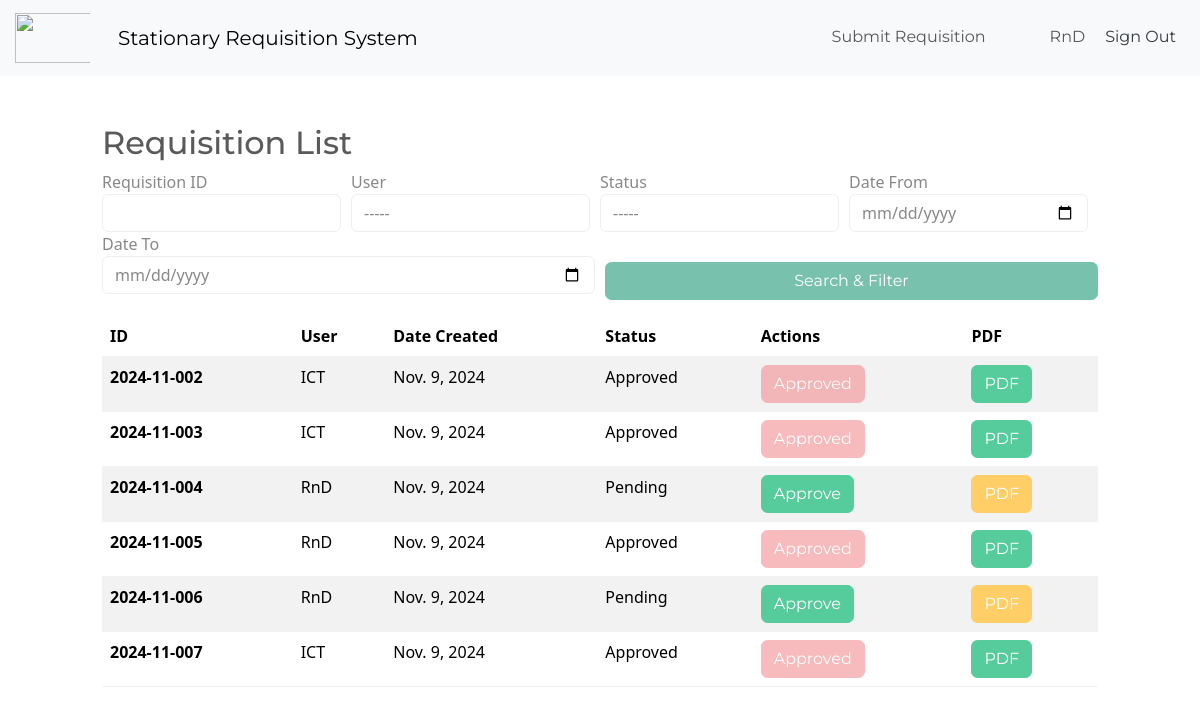
/requisition_list/ (signed in), run on the app's committed database.
### inventory/models.py (models this page shows, shortened)
class Requisition(models.Model):
    STATUS_CHOICES = (
        ('Pending', 'Pending'),
        ('Approved', 'Approved'),
        ('Rejected', 'Rejected'),
    )
    user = models.ForeignKey(User, on_delete=models.CASCADE)
    date_created = models.DateField(auto_now_add=True)
    status = models.CharField(max_length=10, choices=STATUS_CHOICES, default='Pending')
    requisition_id = models.CharField(max_length=20, unique=True, editable=False, blank=True)  # New field

### inventory/views.py (the view)
# urls.py: path('requisition_list/', RequisitionListView.as_view(), name='requisition_list'),
class RequisitionListView(LoginRequiredMixin, View):
    def get(self, request):
        requisitions = Requisition.objects.all().order_by('-date_created')
        requisition_id = request.GET.get('requisition_id')
        if requisition_id:
            requisitions = requisitions.filter(requisition_id=requisition_id)
        user_id = request.GET.get('user')
        if user_id:
            requisitions = requisitions.filter(user_id=user_id)
        status = request.GET.get('status')
        if status:
            requisitions = requisitions.filter(status=status)
        date_from = request.GET.get('date_from')
        date_to = request.GET.get('date_to')
        if date_from and date_to:
            requisitions = requisitions.filter(date_created__range=[date_from, date_to])
        users = User.objects.all().exclude(is_staff=True)  # Exclude staff users
        return render(request, 'admin/requisition_list.html', {
            'requisitions': requisitions,
            'users': users,
        })

### inventory/templates/admin/requisition_list.html (shortened to what this page needs)
{% extends 'auth/base.html' %}
{% block content %}
<div class="row">
    <div class="col-md-10 col-12 mx-auto mt-5">
        <h2>Requisition List</h2>
        <form method="GET" class="mb-3" style="display: flex; flex-wrap: wrap;">
            <div class="form-group" style="flex: 1; min-width: 200px; margin-right: 10px;">
                <label for="requisition_id">Requisition ID</label>
                <input type="text" id="requisition_id" name="requisition_id" class="form-control" placeholder="" value="{{ request.GET.requisition_id }}">
            </div>
            <div class="form-group" style="flex: 1; min-width: 200px; margin-right: 10px;">
                <label for="user">User</label>
                <select id="user" name="user" class="form-control">
                    <option value="">-----</option>
                </select>
            </div>
            <div class="form-group" style="flex: 1; min-width: 200px; margin-right: 10px;">
                <label for="status">Status</label>
                <select id="status" name="status" class="form-control">
                    <option value="">-----</option>
                </select>
            </div>
            <div class="form-group" style="flex: 1; min-width: 200px; margin-right: 10px;">
                <label for="date_from">Date From</label>
                <input type="date" id="date_from" name="date_from" class="form-control" value="{{ request.GET.date_from }}">
            </div>
            <div class="form-group" style="flex: 1; min-width: 200px; margin-right: 10px;">
                <label for="date_to">Date To</label>
                <input type="date" id="date_to" name="date_to" class="form-control" value="{{ request.GET.date_to }}">
            </div>
            <div class="form-group" style="flex: 1; min-width: 200px; margin-top: 30px;">
                <button type="submit" class="btn btn-primary" style="width: 100%;">Search & Filter</button>
            </div>
        </form>
        <table class="table table-hover table-striped">
            <thead>
                <tr>
                    <th scope="col">ID</th>
                    <th scope="col">User</th>
                    <th scope="col">Date Created</th>
                    <th scope="col">Status</th>
                    <th scope="col">Actions</th>
                    <th scope="col">PDF</th>
                </tr>
            </thead>
            <tbody>
                {% for requisition in requisitions %}
                <tr>
                    <th scope="row">{{ requisition.requisition_id }}</th>
                    <td>{{ requisition.user.username }}</td>
                    <td>{{ requisition.date_created }}</td>
                    <td>{{ requisition.status }}</td>
                    <td>
                        {% if requisition.status not in "Approved,Rejected" %}
                            <a href="{% url 'approve_requisition' requisition.id %}" class="btn btn-success">Approve</a>
                        {% else %}
                            <button class="btn btn-secondary" disabled>Approved</button>
                        {% endif %}
                    </td>
                    <td>
                        {% if requisition.status == 'Approved' %}
                            <a href="{% url 'requisition_pdf' requisition.id %}" class="btn btn-success">PDF</a>
                        {% else %}
                            <a href="{% url 'requisition_pdf' requisition.id %}" class="btn btn-warning">PDF</a>
                        {% endif %}
                    </td>
                </tr>
                {% endfor %}
            </tbody>
        </table>
    </div>
</div>
{% endblock %}

### inventory/templates/auth/navigation.html (shortened to what this page needs)
<nav class="navbar navbar-expand-lg bg-light">
  <a class="navbar-brand" href="#"><img src="https://upload.wikimedia.org/wikipedia/en/thumb/c/c0/BAPEX.png/220px-BAPEX.png" width="90" height="50" style="padding-left: 15px;" class="d-inline-block align-top" alt="" /></a>
  <div class="container-fluid">
    <a class="navbar-brand" href="{% url 'index' %}">Stationary Requisition System</a>
    <div class="collapse navbar-collapse justify-content-end" id="navbarNav">
      <ul class="navbar-nav">
        {% if user.is_authenticated %}
          {% if user.is_staff %}
            <li class="nav-item">
              <a class="nav-link" href="{% url 'requisition_list' %}" style="padding-top: 6px; padding-right: 56px;">Requisitions</a>
            </li>
          {% else %}
            <li class="nav-item">
              <a class="nav-link" href="{% url 'requisition' %}" style="padding-top: 6px;padding-right: 56px;">Submit Requisition</a>
            </li>
          {% endif %}
          <li class="nav-item">
            <a class="nav-link" href="#" style="padding-top: 6px;">{{ user.username }}</a>
          </li>
          <form method="post" action="{% url 'logout' %}">
            <button type="submit" class="btn border-0 bg-transparent text-dark">Sign Out</button>
          </form>
        {% endif %}
      </ul>
    </div>
  </div>
</nav>

### data on the page
Requisition: requisition_id "2024-11-002", user.username "ICT", date_created "Nov. 9, 2024", status "Approved", shows "PDF"
Requisition: requisition_id "2024-11-003", user.username "ICT", date_created "Nov. 9, 2024", status "Approved", shows "PDF"
Requisition: requisition_id "2024-11-004", user.username "RnD", date_created "Nov. 9, 2024", status "Pending", shows "Approve", shows "PDF"
Requisition: requisition_id "2024-11-005", user.username "RnD", date_created "Nov. 9, 2024", status "Approved", shows "PDF"
Requisition: requisition_id "2024-11-006", user.username "RnD", date_created "Nov. 9, 2024", status "Pending", shows "Approve", shows "PDF"
Requisition: requisition_id "2024-11-007", user.username "ICT", date_created "Nov. 9, 2024", status "Approved", shows "PDF"

### other printed values
{{ user.username }} "RnD"
